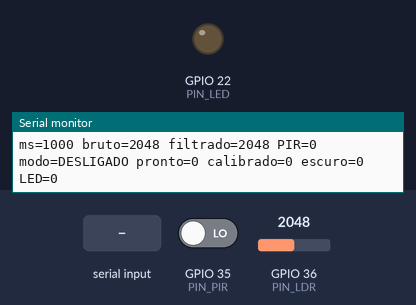
Recording of a sketch running on a simulated ESP32. Shown: output pins drawn as LEDs (lit = HIGH), the last lines printed to the serial monitor. Inputs (shaded band) come from the test bench; at power-on: GPIO 35 (PIN_PIR) LOW, GPIO 36 (PIN_LDR) = 2048.

Above: at 1.2 s.
1.3 s: "1\n" received over Serial
At 2.5 s:
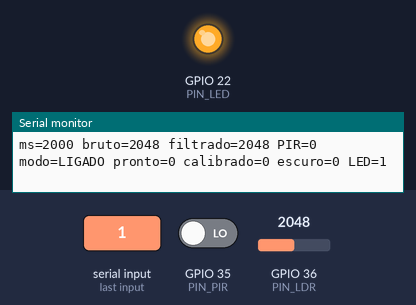
2.8 s: "0\n" received over Serial
At 3.8 s:
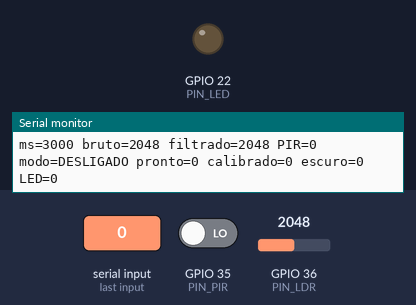
Timing chart, 0 to 5.8 s (numbered marks = the images above; inputs shaded):
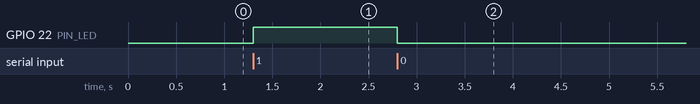

Measured:
- after the input at 1.3 s, GPIO 22 (PIN_LED): LOW → HIGH at once
- after the input at 2.8 s, GPIO 22 (PIN_LED): HIGH → LOW at once

The sketch:

NEXUS_A01_Bancada.ino
```cpp
/* Casa Inteligente | NEXUS | ExpoTech
 * A01 R01: primeiro ensaio de iluminacao na bancada, Arduino Mega 2560.
 * Um LED individual, PIR e modulo LDR. Alimentacao somente por USB neste ensaio.
 * Pinagem coerente com R02: LED L01 D22, PIR D35, LDR A0.
 * Ler README.md antes de ligar. Esta versao nao controla os outros sistemas.
 */
#include <Arduino.h>
#include "controle_luz.h"

constexpr uint8_t PIN_LED = 22;
constexpr uint8_t PIN_PIR = 35;
constexpr uint8_t PIN_LDR = A0;
constexpr uint32_t AMOSTRA_MS = 50;
constexpr uint32_t RELATORIO_MS = 1000;
// Valores iniciais para o ensaio. Ajustar somente com resultado registrado.
const nexus::ConfigLuz CONFIG = {60000UL, 5000UL, 20, 80};
nexus::ControleLuz luz(CONFIG, 0);
uint32_t ultimaAmostra = 0;
uint32_t ultimoRelatorio = 0;
int bruto = 0;
int filtrado = 0;
int claro = -1;
int escuro = -1;
bool filtroIniciado = false;
bool pir = false;

void ajuda() {
  Serial.println(F("NEXUS A01 R01 | comandos: 1 liga; 0 desliga; a automatico"));
  Serial.println(F("c captura CLARO; e captura ESCURO; s estado; ? ajuda"));
  Serial.println(F("Calibracao e modo se perdem ao reiniciar. Inicia DESLIGADO."));
}

void estado(uint32_t agora) {
  Serial.print(F("ms=")); Serial.print(agora);
  Serial.print(F(" bruto=")); Serial.print(bruto);
  Serial.print(F(" filtrado=")); Serial.print(filtrado);
  Serial.print(F(" PIR=")); Serial.print(pir ? 1 : 0);
  Serial.print(F(" modo="));
  switch (luz.modo()) {
    case nexus::Modo::Desligado: Serial.print(F("DESLIGADO")); break;
    case nexus::Modo::Ligado: Serial.print(F("LIGADO")); break;
    case nexus::Modo::Automatico: Serial.print(F("AUTO")); break;
  }
  Serial.print(F(" pronto=")); Serial.print(luz.pronto(agora) ? 1 : 0);
  Serial.print(F(" calibrado=")); Serial.print(luz.calibrado() ? 1 : 0);
  Serial.print(F(" escuro=")); Serial.print(luz.escuro() ? 1 : 0);
  Serial.print(F(" LED=")); Serial.println(luz.acesa() ? 1 : 0);
}

void processar(char c, uint32_t agora) {
  switch (c) {
    case '1': luz.modo(nexus::Modo::Ligado); break;
    case '0': luz.modo(nexus::Modo::Desligado); break;
    case 'a': case 'A':
      luz.modo(nexus::Modo::Automatico);
      if (!luz.calibrado()) Serial.println(F("AUTO bloqueado: capture c e e."));
      break;
    case 'c': case 'C':
      claro = filtrado; Serial.print(F("CLARO=")); Serial.println(claro); break;
    case 'e': case 'E':
      escuro = filtrado; Serial.print(F("ESCURO=")); Serial.println(escuro); break;
    case 's': case 'S': estado(agora); return;
    case '?': ajuda(); return;
    case '\r': case '\n': case ' ': return;
    default: Serial.println(F("Comando desconhecido. Envie ?")); return;
  }
  if ((c == 'c' || c == 'C' || c == 'e' || c == 'E') && claro >= 0 && escuro >= 0) {
    const bool ok = luz.calibrar(claro, escuro);
    Serial.println(ok ? F("CALIBRACAO ACEITA") : F("CALIBRACAO RECUSADA: aumente a diferenca claro/escuro."));
    if (ok) { Serial.print(F("CENTRO_ADC=")); Serial.println(luz.centro()); }
  }
}

void setup() {
  // Prepara apenas a saida deste ensaio. Nao conectar outros atuadores.
  digitalWrite(PIN_LED, LOW);
  pinMode(PIN_LED, OUTPUT);
  pinMode(PIN_PIR, INPUT);
  pinMode(PIN_LDR, INPUT);
  Serial.begin(115200);
  bruto = analogRead(PIN_LDR);
  filtrado = bruto;
  filtroIniciado = true;
  ajuda();
}

void loop() {
  const uint32_t agora = millis();
  if (static_cast<uint32_t>(agora - ultimaAmostra) >= AMOSTRA_MS) {
    ultimaAmostra = agora;
    bruto = analogRead(PIN_LDR);
    filtrado = filtroIniciado ? (3 * filtrado + bruto) / 4 : bruto;
    filtroIniciado = true;
    pir = digitalRead(PIN_PIR) == HIGH;
  }
  while (Serial.available() > 0) processar(static_cast<char>(Serial.read()), agora);
  digitalWrite(PIN_LED, luz.atualizar(agora, filtrado, pir) ? HIGH : LOW);
  if (static_cast<uint32_t>(agora - ultimoRelatorio) >= RELATORIO_MS) {
    ultimoRelatorio = agora;
    estado(agora);
  }
}
```

controle_luz.h
```cpp
#ifndef NEXUS_CONTROLE_LUZ_H
#define NEXUS_CONTROLE_LUZ_H

#include <stdint.h>

namespace nexus {
enum class Modo : uint8_t { Desligado, Ligado, Automatico };

struct ConfigLuz {
  uint32_t estabilizacaoMs;
  uint32_t permanenciaMs;
  int margemAdc;
  int separacaoMinimaAdc;
};

// Logica independente de Arduino, para permitir testes deterministas em C++.
// Os tempos e limites sao parametros de bancada, nao resultados de medicao.
class ControleLuz {
 public:
  explicit ControleLuz(ConfigLuz config, uint32_t inicio)
      : config_(config), inicio_(inicio) {}

  bool calibrar(int claro, int escuro) {
    calibrado_ = false;
    escuro_ = false;
    houveMovimento_ = false;
    acesa_ = false;
    if (claro < 0 || claro > 1023 || escuro < 0 || escuro > 1023) return false;
    const int diferenca = escuro > claro ? escuro - claro : claro - escuro;
    if (config_.margemAdc <= 0 ||
        diferenca < config_.separacaoMinimaAdc ||
        diferenca <= 2 * config_.margemAdc) return false;
    centro_ = (claro + escuro) / 2;
    escuroAumentaAdc_ = escuro > claro;
    calibrado_ = true;
    return true;
  }

  void modo(Modo novo) {
    modo_ = novo;
    // Exige uma nova deteccao ao voltar ao automatico.
    houveMovimento_ = false;
    acesa_ = novo == Modo::Ligado;
  }

  bool atualizar(uint32_t agora, int luminosidade, bool movimento) {
    if (modo_ == Modo::Ligado) return acesa_ = true;
    if (modo_ == Modo::Desligado) return acesa_ = false;
    if (!calibrado_ || !pronto(agora) || luminosidade < 0 || luminosidade > 1023) {
      houveMovimento_ = false;
      return acesa_ = false;
    }
    // Histerese: duas fronteiras evitam comutacao perto do ponto central.
    if (escuroAumentaAdc_) {
      if (luminosidade >= centro_ + config_.margemAdc) escuro_ = true;
      else if (luminosidade <= centro_ - config_.margemAdc) escuro_ = false;
    } else {
      if (luminosidade <= centro_ - config_.margemAdc) escuro_ = true;
      else if (luminosidade >= centro_ + config_.margemAdc) escuro_ = false;
    }
    // Enquanto a saida do PIR permanece alta, o tempo e renovado.
    if (movimento) {
      houveMovimento_ = true;
      ultimoMovimento_ = agora;
    }
    const bool recente = houveMovimento_ &&
        static_cast<uint32_t>(agora - ultimoMovimento_) < config_.permanenciaMs;
    return acesa_ = escuro_ && recente;
  }

  bool pronto(uint32_t agora) const {
    return static_cast<uint32_t>(agora - inicio_) >= config_.estabilizacaoMs;
  }
  bool calibrado() const { return calibrado_; }
  bool escuro() const { return escuro_; }
  bool acesa() const { return acesa_; }
  int centro() const { return centro_; }
  Modo modo() const { return modo_; }

 private:
  ConfigLuz config_;
  uint32_t inicio_;
  uint32_t ultimoMovimento_ = 0;
  int centro_ = 512;
  bool escuroAumentaAdc_ = false;
  bool calibrado_ = false;
  bool escuro_ = false;
  bool houveMovimento_ = false;
  bool acesa_ = false;
  Modo modo_ = Modo::Desligado;
};
}  // namespace nexus
#endif
```
